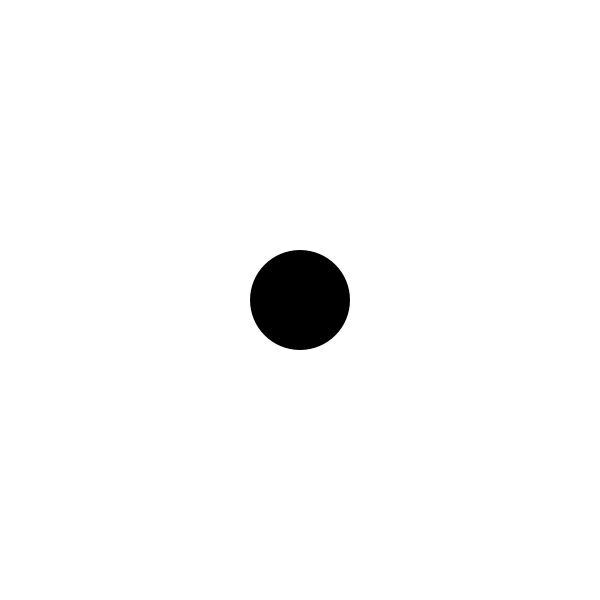
Frame 1 (no input)
Frame 60 (the mouse pressed at the canvas centre just before this capture): identical to frame 1, image omitted
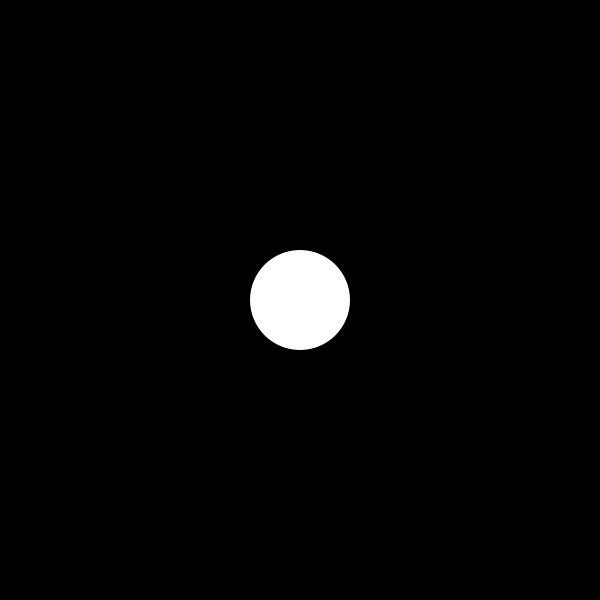
Frame 120 (the mouse held since frame 60 and released just before this capture)

The Processing sketch that drew these frames (run headless with seeded random() and noise(); from frame 60 on, the mouse is pressed at the canvas centre):

// Processing sketch: Question2
// ── Question2.pde
int xPos, yPos; 
int size = 100; 
boolean circleClicked = false; 
float d; 

void setup(){
size(600, 600); 
xPos = width/2; 
yPos = height/2;
noStroke(); 
}

void draw(){
if (dist(xPos, yPos, mouseX, mouseY)<size/2) {
 fill(255);
  background(0); 
}else{
fill(0);
background(255);
}
////calculate dist between the mouse and the center of the circle 

////if the mouse is inside the circle, fill the circle black 
////otherwise, fill the circle white

//if(circleClicked){


println(circleClicked); 
ellipse(xPos, yPos, size, size); 
}

void mousePressed(){
// toggle the boolean from true / false if the mouse is inside of the circle
}
